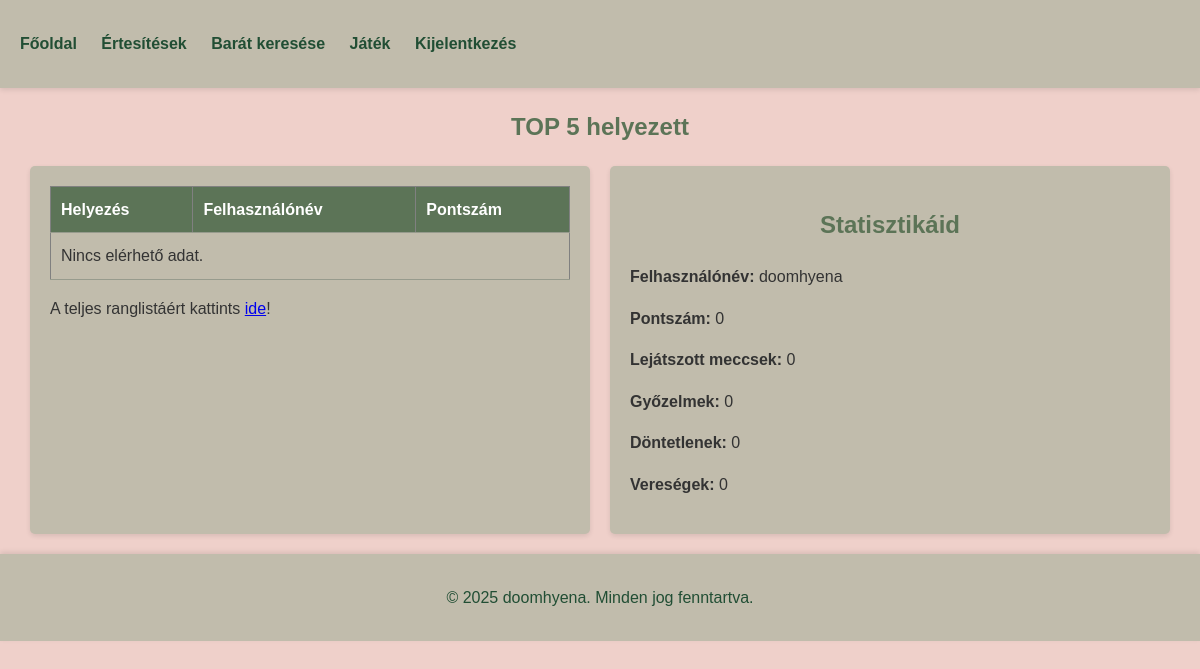
/index.php (signed in), run on an earlier commit of the app's database.
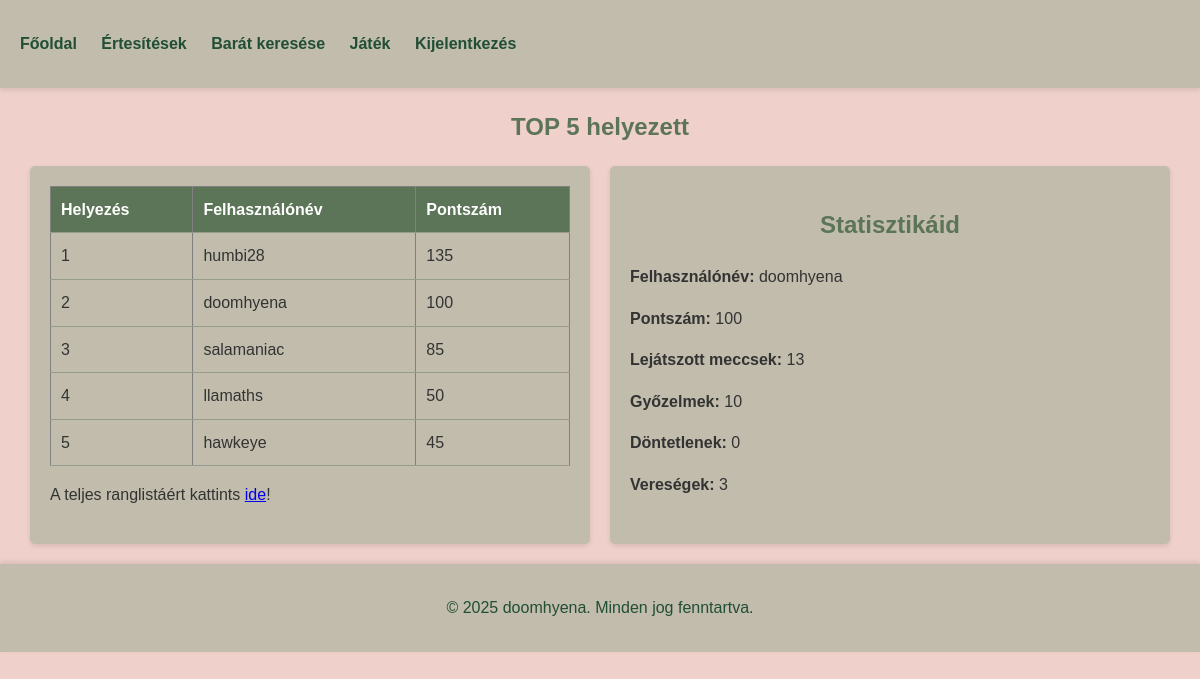
And on a later commit of the database.
### tables this page shows
CREATE TABLE `users` (
  `id` int(255) NOT NULL,
  `lastname` varchar(255) NOT NULL,
  `firstanme` varchar(255) NOT NULL,
  `username` varchar(255) NOT NULL,
  `password` varchar(255) NOT NULL
);

CREATE TABLE `game` (
  `id` int(11) NOT NULL,
  `username` varchar(255) NOT NULL,
  `score` int(11) DEFAULT 0,
  `games_played` int(11) DEFAULT 0,
  `wins` int(11) DEFAULT 0,
  `draws` int(11) DEFAULT 0,
  `losses` int(11) DEFAULT 0
);

### index.php (the view, shortened to what this page needs)
<?php
    require "cfg.php";
    $userid = $_COOKIE['id'];
    $user_query = "SELECT username FROM users WHERE id = '$userid'";
    $user_result = $conn->query($user_query);
    if ($user_result->num_rows > 0) {
        $user_row = $user_result->fetch_assoc();
        $username = $user_row['username'];
    } else {
        die("Hiba: Felhasználó nem található.");
    }
    $stats_query = "SELECT score, games_played AS total_games, wins, draws, losses FROM game WHERE username = '$username'";
    $stats_result = $conn->query($stats_query);
    if ($stats_result->num_rows > 0) {
        $stats = $stats_result->fetch_assoc();
        $score = $stats['score'];
        $total_games = $stats['total_games'];
        $wins = $stats['wins'];
        $draws = $stats['draws'];
        $losses = $stats['losses'];
    } else {
        $score = 0;
        $total_games = 0;
        $wins = 0;
        $draws = 0;
        $losses = 0;
    }
?>
<!DOCTYPE html>
<html>
    <head>
        <link rel='stylesheet' href='assets/css/styles.css'>
    </head>
    <body>
        <nav>
            <ul>
                <li><a href="index.php">Főoldal</a></li>
                <li><a href="notify.php">Értesítések</a></li>
                <li><a href="search.php">Barát keresése</a></li>
                <li><a href="game.php">Játék</a></li>
                <li><a href="logout.php">Kijelentkezés</a></li>
            </ul>
        </nav>
        <h2>TOP 5 helyezett</h2>
        <div class="stats-container">
            <div class="ranking">
                <table border="1">
                    <tr>
                        <th>Helyezés</th>
                        <th>Felhasználónév</th>
                        <th>Pontszám</th>
                    </tr>
                    <?php
                    $ranking_query = "SELECT username, score FROM game ORDER BY score DESC LIMIT 5";
                    $ranking_result = $conn->query($ranking_query);
                    if ($ranking_result->num_rows > 0) {
                        $rank = 1;
                        while ($row = $ranking_result->fetch_assoc()) {
                            echo "<tr>
                                    <td>{$rank}</td>
                                    <td>{$row['username']}</td>
                                    <td>{$row['score']}</td>
                                </tr>";
                            $rank++;
                        }
                    } else {
                        echo "<tr><td colspan='3'>Nincs elérhető adat.</td></tr>";
                    }
                    ?>
                </table>
                <p>A teljes ranglistáért kattints <a href="rankinglist.php">ide</a>!</p>
            </div>
            <div class="stats">
                <h2>Statisztikáid</h2>
                <p><strong>Felhasználónév:</strong> <?php echo htmlspecialchars($username); ?></p>
                <p><strong>Pontszám:</strong> <?php echo $score; ?></p>
                <p><strong>Lejátszott meccsek:</strong> <?php echo $total_games; ?></p>
                <p><strong>Győzelmek:</strong> <?php echo $wins; ?></p>
                <p><strong>Döntetlenek:</strong> <?php echo $draws; ?></p>
                <p><strong>Vereségek:</strong> <?php echo $losses; ?></p>
            </div>
        </div>
        <footer>
            <p>&copy; 2025 doomhyena. Minden jog fenntartva.</p>
        </footer>
    </body>
</html>

### assets/css/styles.css (style rules this page uses)
html, body { height: 100%; margin: 0; }
body { font-family: 'Arial', sans-serif; background-color: #EFD0CA; color: #333; margin: 0; padding: 0; line-height: 1.6; }
nav { background-color: #C1BCAC; padding: 15px 20px; box-shadow: 0 2px 5px rgba(0, 0, 0, 0.1); }
nav ul { list-style-type: none; padding: 0; }
nav ul li { display: inline; margin-right: 20px; }
nav ul li a { text-decoration: none; color: #214E34; font-weight: bold; transition: color 0.3s; }
.stats-container { display: flex; justify-content: space-between; margin: 20px; }
.stats, .ranking { background-color: #C1BCAC; padding: 20px; border-radius: 5px; box-shadow: 0 2px 5px rgba(0, 0, 0, 0.1); flex: 1; margin: 0 10px; }
h2 { color: #5C7457; text-align: center; }
table { width: 100%; border-collapse: collapse; }
th, td { padding: 10px; text-align: left; border-bottom: 1px solid #979B8D; }
th { background-color: #5C7457; color: white; }
footer { background-color: #C1BCAC; color: #214E34; text-align: center; padding: 15px 0; position: relative; bottom: 0; width: 100%; box-shadow: 0 -2px 5px rgba(0, 0, 0, 0.1); }

What changed in the data, as far as the page shows it:
added game: username "humbi28", score "135"
added game: username "doomhyena", score "100", games_played "13", wins "10", draws "0", losses "3"
added game: username "salamaniac", score "85"
added game: username "llamaths", score "50"
added game: username "hawkeye", score "45"
Also different on the page:
$score: "0" → (not shown)
$total_games: "0" → (not shown)
$wins: "0" → (not shown)
$draws: "0" → (not shown)
$losses: "0" → (not shown)
text no longer shown: "Nincs elérhető adat."
